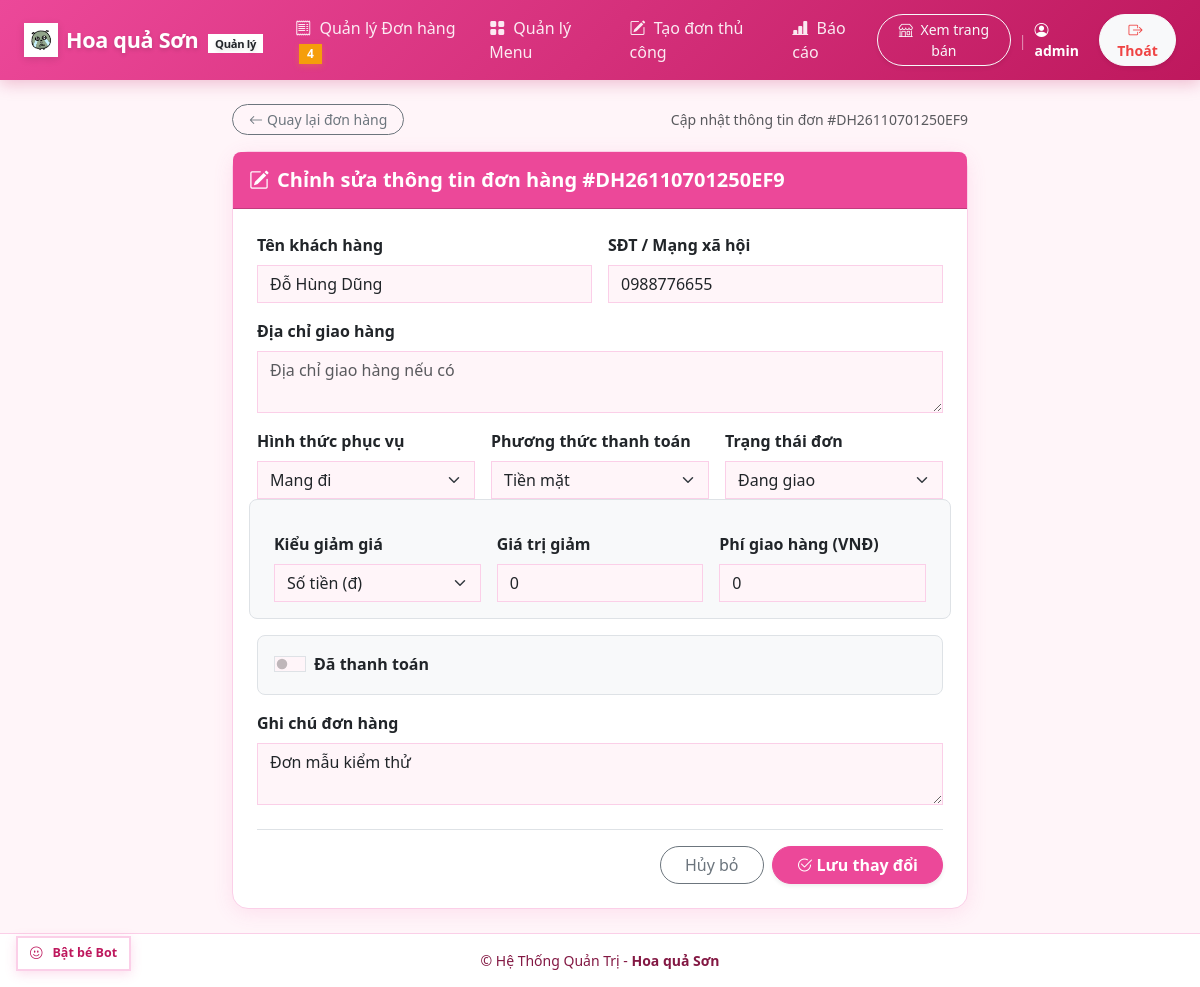
/quan-ly/don-hang/2/edit/ (signed in), run on the app's committed database.
### orders/models.py (models this page shows, shortened)
class Order(models.Model):
    ORDER_TYPE_CHOICES = [
        ('dine_in', 'Tại chỗ'),
        ('takeaway', 'Mang đi'),
        ('delivery', 'Giao hàng'),
    ]
    PAYMENT_METHOD_CHOICES = [
        ('cash', 'Tiền mặt'),
        ('transfer', 'Chuyển khoản'),
        ('cod', 'Thu khi giao (COD)'),
    ]
    STATUS_CHOICES = [
        ('new', 'Mới'),
        ('preparing', 'Đang chuẩn bị'),
        ('delivering', 'Đang giao'),
        ('completed', 'Hoàn thành'),
        ('cancelled', 'Đã hủy'),
        ('customer_refused', 'Khách không nhận'),
    ]
    DISCOUNT_TYPE_CHOICES = [
        ('amount', 'Số tiền (đ)'),
        ('percent', 'Phần trăm (%)'),
    ]
    code = models.CharField(max_length=32, unique=True, verbose_name="Mã đơn hàng", editable=False)
    customer_name = models.CharField(max_length=150, verbose_name="Tên khách hàng", default="Khách lẻ")
    customer_contact = models.CharField(max_length=150, blank=True, verbose_name="SĐT / Facebook / Zalo")
    address = models.TextField(blank=True, verbose_name="Địa chỉ nhận hàng")
    order_type = models.CharField(
        max_length=20,
        choices=ORDER_TYPE_CHOICES,
        default='dine_in',
        verbose_name="Hình thức"
    )
    payment_method = models.CharField(
        max_length=20,
        choices=PAYMENT_METHOD_CHOICES,
        default='cash',
        verbose_name="Thanh toán"
    )
    is_paid = models.BooleanField(default=False, verbose_name="Đã thanh toán")
    status = models.CharField(
        max_length=20,
        choices=STATUS_CHOICES,
        default='new',
        verbose_name="Trạng thái"
    )
    discount_type = models.CharField(
        max_length=10,
        choices=DISCOUNT_TYPE_CHOICES,
        default='amount',
        verbose_name="Kiểu giảm giá"
    )
    discount_value = models.DecimalField(
        max_digits=12,
        decimal_places=0,
        default=0,
        validators=[MinValueValidator(Decimal('0'))],
        verbose_name="Giá trị giảm"
    )
    shipping_fee = models.DecimalField(
        max_digits=12,
        decimal_places=0,
        default=0,
        validators=[MinValueValidator(Decimal('0'))],
        verbose_name="Phí giao hàng"
    )
    note = models.TextField(blank=True, verbose_name="Ghi chú đơn hàng")
    source = models.CharField(
        max_length=20,
        choices=[
            ('web', 'Đặt qua Web'),
            ('message', 'Đặt qua Tin nhắn'),
            ('pos', 'Tạo tại quán'),
        ],
        default='pos',
        verbose_name="Nguồn đơn"
    )
    desired_time = models.CharField(max_length=100, blank=True, verbose_name="Thời gian muốn nhận")
    created_at = models.DateTimeField(auto_now_add=True, verbose_name="Ngày tạo")
    updated_at = models.DateTimeField(auto_now=True, verbose_name="Cập nhật lần cuối")
    class Meta:
        verbose_name = "Đơn hàng"
        verbose_name_plural = "Danh sách đơn hàng"
        ordering = ['-created_at']

### orders/views.py (the view)
# urls.py: path('<int:pk>/edit/', views.order_update, name='order_update'),
@login_required
def order_update(request, pk):
    order = get_object_or_404(Order, pk=pk)
    if request.method == 'POST':
        form = OrderUpdateForm(request.POST, instance=order)
        if form.is_valid():
            form.save()
            messages.success(request, f'Đã cập nhật đơn hàng #{order.code}!')
            return redirect('orders:order_detail', pk=order.pk)
    else:
        form = OrderUpdateForm(instance=order)
    return render(request, 'orders/order_edit.html', {'form': form, 'order': order})

### orders/context_processors.py (called while the page is built)
def new_order_count(request):
    if (
        request.path.startswith('/quan-ly/')
        and getattr(request, 'user', None)
        and request.user.is_authenticated
    ):
        return {'new_order_count': Order.objects.filter(status='new').count()}
    return {'new_order_count': 0}

### templates/orders/order_edit.html (shortened to what this page needs)
{% extends 'manager/base_manager.html' %}
{% block content %}
<div class="row justify-content-center">
    <div class="col-lg-8">
        <div class="d-flex align-items-center justify-content-between mb-3">
            <a href="{% url 'orders:order_detail' order.id %}" class="btn btn-outline-secondary btn-sm rounded-pill px-3">
                <i class="bi bi-arrow-left me-1"></i>Quay lại đơn hàng
            </a>
            <span class="text-muted small">Cập nhật thông tin đơn #{{ order.code }}</span>
        </div>
        <div class="card shadow-sm">
            <div class="card-header bg-success text-white py-3 rounded-top-3">
                <h5 class="card-title mb-0 fw-bold">
                    <i class="bi bi-pencil-square me-2"></i>Chỉnh sửa thông tin đơn hàng #{{ order.code }}
                </h5>
            </div>
            <div class="card-body p-4">
                <form method="post" novalidate>
                    <div class="row g-3 mb-3">
                        <div class="col-md-6">
                            <label class="form-label fw-semibold">{{ form.customer_name.label }}</label>
                            {{ form.customer_name }}
                        </div>
                        <div class="col-md-6">
                            <label class="form-label fw-semibold">{{ form.customer_contact.label }}</label>
                            {{ form.customer_contact }}
                        </div>
                    </div>
                    <div class="mb-3">
                        <label class="form-label fw-semibold">{{ form.address.label }}</label>
                        {{ form.address }}
                    </div>
                    <div class="row g-3 mb-3">
                        <div class="col-md-4">
                            <label class="form-label fw-semibold">{{ form.order_type.label }}</label>
                            {{ form.order_type }}
                        </div>
                        <div class="col-md-4">
                            <label class="form-label fw-semibold">{{ form.payment_method.label }}</label>
                            {{ form.payment_method }}
                        </div>
                        <div class="col-md-4">
                            <label class="form-label fw-semibold">{{ form.status.label }}</label>
                            {{ form.status }}
                        </div>
                    </div>
                    <div class="row g-3 mb-3 p-3 bg-light rounded-3 border">
                        <div class="col-md-4">
                            <label class="form-label fw-semibold">{{ form.discount_type.label }}</label>
                            {{ form.discount_type }}
                        </div>
                        <div class="col-md-4">
                            <label class="form-label fw-semibold">{{ form.discount_value.label }}</label>
                            {{ form.discount_value }}
                        </div>
                        <div class="col-md-4">
                            <label class="form-label fw-semibold">{{ form.shipping_fee.label }}</label>
                            {{ form.shipping_fee }}
                        </div>
                    </div>
                    <div class="mb-3 p-3 bg-light rounded-3 border">
                        <div class="form-check form-switch">
                            {{ form.is_paid }}
                            <label class="form-check-label fw-semibold text-dark" for="is_paid">
                                {{ form.is_paid.label }}
                            </label>
                        </div>
                    </div>
                    <div class="mb-4">
                        <label class="form-label fw-semibold">{{ form.note.label }}</label>
                        {{ form.note }}
                    </div>
                    <div class="d-flex justify-content-end gap-2 pt-3 border-top">
                        <a href="{% url 'orders:order_detail' order.id %}" class="btn btn-outline-secondary px-4 rounded-pill">
                            Hủy bỏ
                        </a>
                        <button type="submit" class="btn btn-success px-4 rounded-pill shadow-sm">
                            <i class="bi bi-check2-circle me-1"></i>Lưu thay đổi
                        </button>
                    </div>
                </form>
            </div>
        </div>
    </div>
</div>
{% endblock %}

### templates/manager/base_manager.html (shortened to what this page needs)
{% load static %}
<!DOCTYPE html>
<html lang="vi">
<head>
    <link href="https://cdn.jsdelivr.net/npm/bootstrap@5.3.3/dist/css/bootstrap.min.css" rel="stylesheet">
    <link rel="stylesheet" href="https://cdn.jsdelivr.net/npm/bootstrap-icons@1.11.3/font/bootstrap-icons.min.css">
    <link rel="stylesheet" href="{% static 'css/theme.css' %}?v=20261107-square">
    <link rel="stylesheet" href="{% static 'css/mascot.css' %}">
</head>
<body data-area="manager">
    <nav class="navbar navbar-expand-lg navbar-dark bg-success navbar-custom sticky-top">
        <div class="container-fluid px-3 px-lg-4">
            <a class="navbar-brand d-flex align-items-center gap-2" href="{% url 'orders:order_list' %}">
                <span class="brand-icon-box">
                    <img src="{% static 'img/mascot.png' %}" alt="Hoa quả Sơn" style="width: 24px; height: 24px; object-fit: contain;">
                </span>
                <span>Hoa quả Sơn <span class="badge bg-white text-dark ms-1 fw-bold" style="font-size: 0.7rem;">Quản lý</span></span>
            </a>
            <div class="collapse navbar-collapse" id="navbarManager">
                <ul class="navbar-nav me-auto mb-2 mb-lg-0">
                    <li class="nav-item">
                        <a class="nav-link px-3 {% if request.resolver_match.app_name == 'orders' and request.resolver_match.url_name == 'order_list' %}active{% endif %}" href="{% url 'orders:order_list' %}">
                            <i class="bi bi-receipt me-1"></i> Quản lý Đơn hàng
                            <span id="newOrderNavBadge" class="badge bg-warning text-dark ms-1" {% if not new_order_count %}hidden{% endif %}>{{ new_order_count|default:0 }}</span>
                        </a>
                    </li>
                    <li class="nav-item">
                        <a class="nav-link px-3 {% if request.resolver_match.app_name == 'menu' %}active{% endif %}" href="{% url 'menu:product_list' %}">
                            <i class="bi bi-grid-fill me-1"></i> Quản lý Menu
                        </a>
                    </li>
                    <li class="nav-item">
                        <a class="nav-link px-3 {% if request.resolver_match.app_name == 'orders' and request.resolver_match.url_name == 'order_create' %}active{% endif %}" href="{% url 'orders:order_create' %}">
                            <i class="bi bi-pencil-square me-1"></i> Tạo đơn thủ công
                        </a>
                    </li>
                    <li class="nav-item">
                        <a class="nav-link px-3 {% if request.resolver_match.app_name == 'reports' %}active{% endif %}" href="{% url 'reports:dashboard' %}">
                            <i class="bi bi-bar-chart-line-fill me-1"></i> Báo cáo
                        </a>
                    </li>
                </ul>
                <div class="d-flex align-items-center gap-2 mt-2 mt-lg-0">
                    <a href="/" target="_blank" class="btn btn-outline-light btn-sm rounded-pill px-3 shadow-sm" title="Mở trang bán hàng công khai">
                        <i class="bi bi-shop me-1"></i> Xem trang bán
                    </a>
                    <span class="text-white-50 small d-none d-lg-inline">|</span>
                    <span class="text-white small fw-semibold">
                        <i class="bi bi-person-circle me-1"></i>{{ user.username }}
                    </span>
                    <form action="{% url 'manager_logout' %}" method="post" class="d-inline">
                        <button type="submit" class="btn btn-sm btn-light rounded-pill px-3 ms-1 text-danger fw-semibold shadow-sm" title="Đăng xuất khỏi hệ thống">
                            <i class="bi bi-box-arrow-right me-1"></i>Thoát
                        </button>
                    </form>
                </div>
            </div>
        </div>
    </nav>
    <main class="container py-4 flex-grow-1">
        {% block content %}{% endblock %}
    </main>
    <footer class="py-3 text-center small">
        <div class="container">
            <span>&copy; Hệ Thống Quản Trị - <strong>Hoa quả Sơn</strong></span>
        </div>
    </footer>
    <button id="mascot-toggle-btn" class="mascot-toggle-btn" type="button" aria-label="Bật/Tắt Bot">
    </button>
</body>
</html>

### static/css/theme.css (style rules this page uses)
:root { --pink-main: #ec4899; --pink-dark: #be185d; --pink-light: #fce7f3; --pink-bg: #fff5f9; --pink-border: #fbcfe8; --pink-hover: #db2777; --pink-shadow: rgba(236, 72, 153, 0.12); --bs-primary: #ec4899; --bs-primary-rgb: 236, 72, 153; --bs-success: #ec4899; --bs-success-rgb: 236, 72, 153; --bs-body-bg: var(--pink-bg); }
body { background-color: var(--pink-bg) !important; color: #374151; font-family: system-ui, -apple-system, "Segoe UI", Roboto, "Helvetica Neue", Arial, sans-serif; min-height: 100vh; }
.navbar-custom, .navbar.bg-success { background: linear-gradient(135deg, var(--pink-main) 0%, var(--pink-dark) 100%) !important; box-shadow: 0 4px 15px rgba(190, 24, 93, 0.25) !important; }
.navbar-brand { font-weight: 800; letter-spacing: -0.3px; font-size: 1.35rem; color: #ffffff !important; text-shadow: 0 2px 4px rgba(0,0,0,0.15); }
.brand-icon-box { width: 34px; height: 34px; background: #ffffff; border-radius: 50%; display: inline-flex; align-items: center; justify-content: center; box-shadow: 0 2px 8px rgba(0,0,0,0.12); }
.nav-link { color: rgba(255, 255, 255, 0.9) !important; font-weight: 500; transition: all 0.2s ease; }
.card { background: #ffffff !important; border: 1px solid var(--pink-border) !important; border-radius: 16px !important; box-shadow: 0 4px 20px var(--pink-shadow) !important; transition: transform 0.2s ease, box-shadow 0.2s ease; }
.bg-success { background-color: var(--pink-main) !important; }
.btn-success, .btn-fruit { background-color: var(--pink-main) !important; border-color: var(--pink-main) !important; color: #ffffff !important; font-weight: 600; box-shadow: 0 3px 10px rgba(236, 72, 153, 0.3); transition: all 0.2s ease; }
.text-danger { color: #ef4444 !important; }
.badge-combo, .badge.bg-warning { background-color: #f59e0b !important; color: #ffffff !important; font-weight: 700; box-shadow: 0 2px 6px rgba(245, 158, 11, 0.3); }
.form-control, .form-select { border-radius: 12px; border: 1.5px solid var(--pink-border); }
footer { background-color: #ffffff !important; border-top: 1px solid var(--pink-border) !important; color: #831843 !important; }
html body *, html body *::before, html body *::after { border-radius: 0 !important; }

### static/css/mascot.css (style rules this page uses)
.mascot-toggle-btn { position: fixed; bottom: 16px; left: 16px; z-index: 9998; background: #ffffff; border: 2px solid var(--pink-border); color: var(--pink-dark); font-size: 0.78rem; font-weight: 700; padding: 6px 12px; border-radius: 20px; box-shadow: 0 3px 12px rgba(236, 72, 153, 0.18); cursor: pointer; display: inline-flex; align-items: center; gap: 6px; transition: all 0.2s ease; pointer-events: auto; }

### data on the page
Order: code "DH26110701250EF9", customer_name "Đỗ Hùng Dũng", customer_contact "0988776655", order_type "Mang đi", payment_method "Tiền mặt", status "Đang giao", discount_type "Số tiền (đ)", discount_value "0", shipping_fee "0", note "Đơn mẫu kiểm thử"

### other printed values
{{ new_order_count|default:0 }} "4"
{{ user.username }} "admin"
